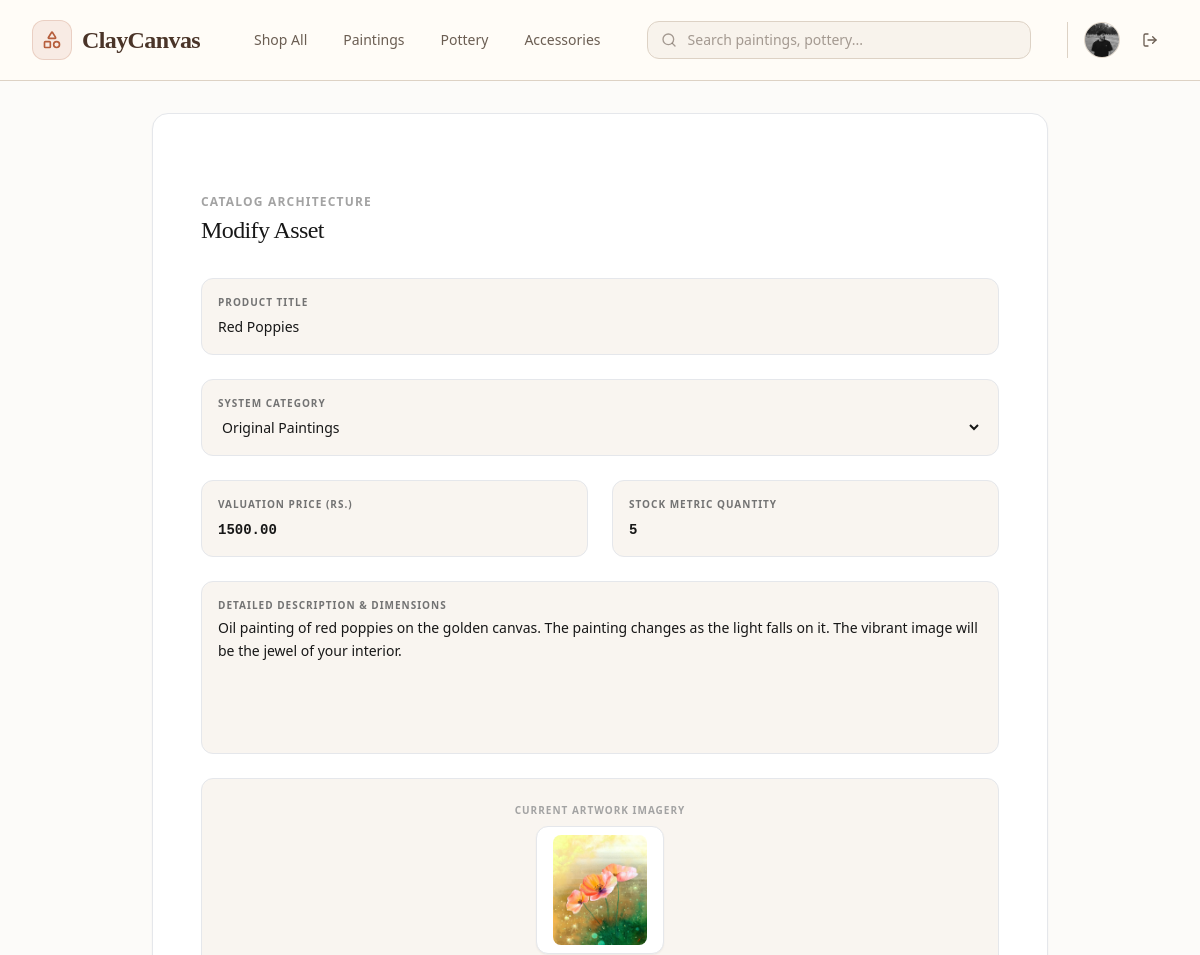
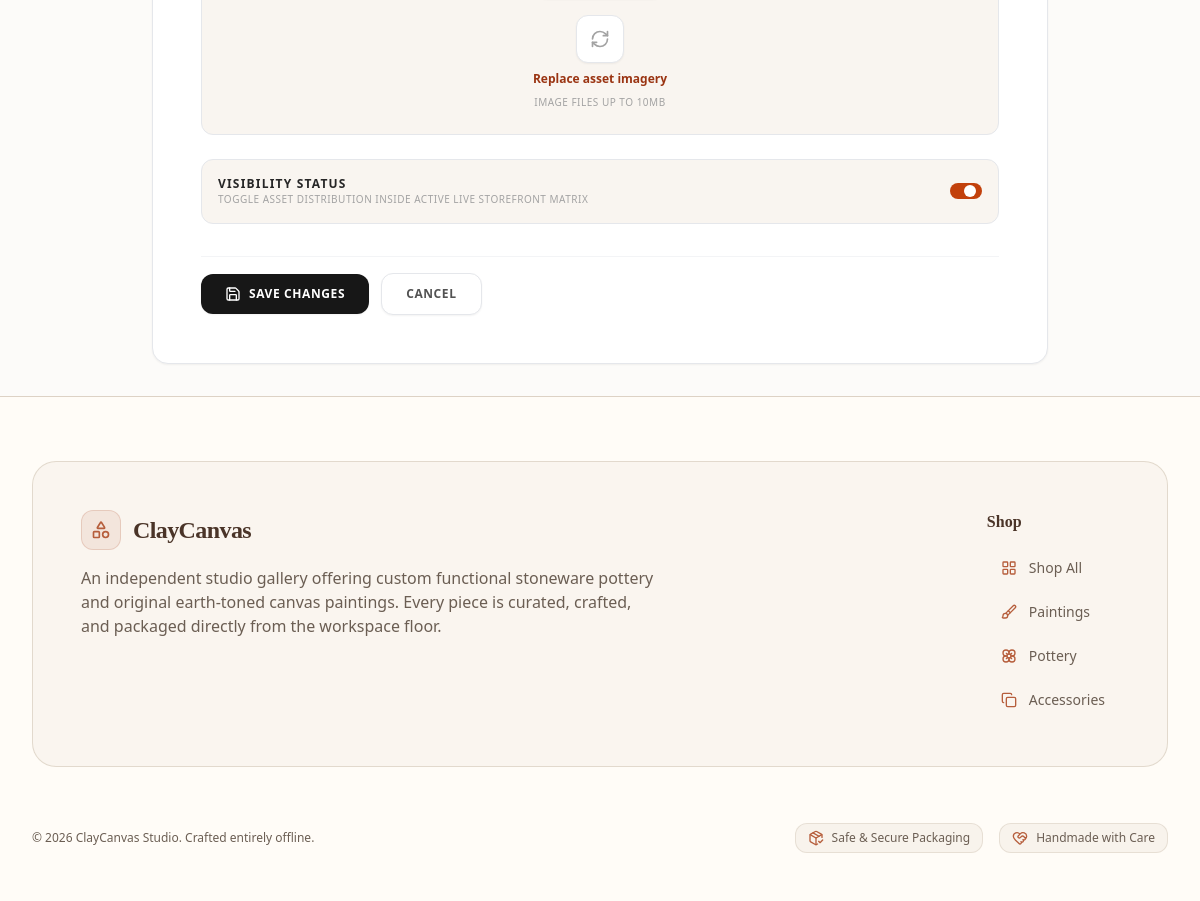
/products/edit/2/ (signed in), run on the app's committed database (2 pictures, top to bottom).
### cc_app/models.py (models this page shows, shortened)
class User(AbstractUser):
    phone = models.CharField(max_length=20, blank=True)
    address = models.TextField(blank=True)
    profile_picture = models.ImageField(upload_to='images/user/', blank=True, null=True)

class Product(models.Model):
    class Category(models.TextChoices):
        PAINTINGS = 'paintings', 'Original Paintings'
        POTTERY = 'pottery', 'Handmade Pottery'
        CERAMICS = 'ceramics', 'Sculptures & Ceramics'
        PRINTS = 'prints', 'Canvas & Fine Art Prints'
        ACCESSORIES = 'accessories', 'Art Supplies & Displays'
    name = models.CharField(max_length=255)
    category = models.CharField(max_length=30, choices=Category.choices)
    description = models.TextField(help_text="Detailed description of the artwork, dimensions, and materials used.")
    price = models.DecimalField(max_digits=10, decimal_places=2)
    stock = models.PositiveIntegerField(default=1, help_text="Set to 1 for unique, original one-off masterworks.")
    product_image = models.ImageField(upload_to='images/products/')
    is_active = models.BooleanField(default=True)
    created_at = models.DateTimeField(auto_now_add=True)

### cc_app/views/products_view.py (the view, shortened to what this page needs)
# urls.py: path('products/edit/<int:product_id>/', edit_product_view, name='edit_product'),
@login_required
def edit_product_view(request, product_id):
    product = Product.objects.get(id=product_id)
    if not request.user.is_staff:
        messages.error(request, "You do not have permission to edit products.")
        return redirect('/')
    if not product:
        messages.error(request, "Product not found.")
        return redirect('/dashboard/admin/?section=product-management')
    errors = {}
    return render(request, 'main/edit_products_page.html', {'product': product})

### cc_app/templates/main/edit_products_page.html (shortened to what this page needs)
<!DOCTYPE html>
<html lang="en">
<head>
    {% load static %}
    <link href="{% static 'css/styles.css' %}" rel="stylesheet" />
</head>
<body class="bg-[#fcfbf9] font-sans min-h-screen flex flex-col text-neutral-800">
    {% include 'components/_navbar.html' %}
    <main class="flex-grow flex items-center justify-center p-4 sm:p-6 lg:p-8">
        <form method="POST" enctype="multipart/form-data" class="w-full max-w-4xl bg-white border border-gray-200 rounded-2xl overflow-hidden shadow-sm p-8 lg:p-12 space-y-8">
            <div>
                <h2 class="text-xs font-bold uppercase tracking-widest text-neutral-400 mb-1">Catalog Architecture</h2>
                <h1 class="text-2xl font-serif font-normal text-neutral-900 tracking-tight">Modify Asset</h1>
            </div>
            <div class="grid grid-cols-1 md:grid-cols-2 gap-6">
                <div class="space-y-6 md:col-span-2">
                    <div class="bg-[#f9f5f0] border border-gray-200 p-4 rounded-xl focus-within:border-orange-700 transition-colors">
                        <label for="id_name" class="text-[10px] font-bold uppercase tracking-widest text-neutral-500 block mb-1">Product Title</label>
                        <input type="text" id="id_name" name="name" {% if data %} value="{{ data.name }}" {% else %} value="{{ product.name }}" {% endif %} maxlength="255" placeholder="e.g. Whispering Sands Ceramic Vase" class="w-full bg-transparent text-sm font-medium text-neutral-900 focus:outline-none placeholder-neutral-400">
                    </div>
                </div>
                <div class="bg-[#f9f5f0] border border-gray-200 p-4 rounded-xl focus-within:border-orange-700 transition-colors md:col-span-2">
                    <label for="id_category" class="text-[10px] font-bold uppercase tracking-widest text-neutral-500 block mb-1">System Category</label>
                    <select id="id_category" name="category" class="w-full bg-transparent text-sm font-medium text-neutral-900 focus:outline-none cursor-pointer">
                        <option value="paintings" {% if data %} {% if data.category == 'paintings' %}selected{% endif %} {% else %} {% if product.category == 'paintings' %}selected{% endif %} {% endif %} class="bg-white text-neutral-900">Original Paintings</option>
                    </select>
                </div>
                <div class="bg-[#f9f5f0] border border-gray-200 p-4 rounded-xl focus-within:border-orange-700 transition-colors">
                    <label for="id_price" class="text-[10px] font-bold uppercase tracking-widest text-neutral-500 block mb-1">Valuation Price (Rs.)</label>
                    <input type="number" id="id_price" name="price" step="0.01" min="0" {% if data %} value="{{ data.price }}" {% else %} value="{{ product.price|stringformat:".2f" }}" {% endif %} placeholder="0.00" class="w-full bg-transparent text-sm font-semibold text-neutral-900 focus:outline-none placeholder-neutral-400 font-mono">
                </div>
                <div class="bg-[#f9f5f0] border border-gray-200 p-4 rounded-xl focus-within:border-orange-700 transition-colors">
                    <label for="id_stock" class="text-[10px] font-bold uppercase tracking-widest text-neutral-500 block mb-1">Stock Metric Quantity</label>
                    <input type="number" id="id_stock" name="stock" min="0" {% if data %} value="{{ data.stock }}" {% else %} value="{{ product.stock }}" {% endif %} placeholder="1" class="w-full bg-transparent text-sm font-semibold text-neutral-900 focus:outline-none placeholder-neutral-400 font-mono">
                </div>
                <div class="space-y-6 md:col-span-2">
                    <div class="bg-[#f9f5f0] border border-gray-200 p-4 rounded-xl focus-within:border-orange-700 transition-colors">
                        <label for="id_description" class="text-[10px] font-bold uppercase tracking-widest text-neutral-500 block mb-1">Detailed Description & Dimensions</label>
                        <textarea id="id_description" name="description" rows="5" placeholder="Detailed description of the artwork, dimensions, and materials used." class="w-full bg-transparent text-sm font-medium text-neutral-900 focus:outline-none placeholder-neutral-400 resize-none leading-relaxed">{% if data %}{{ data.description }}{% else %}{{ product.description }}{% endif %}</textarea>
                    </div>
                </div>
                <div class="space-y-6 md:col-span-2">
                    <div class="bg-[#f9f5f0] border border-gray-200 p-6 rounded-xl flex flex-col items-center justify-center text-center group transition-colors relative">
                        <div class="space-y-4 w-full">
                            {% if product.product_image %}
                                <div class="flex flex-col items-center gap-2">
                                    <p class="text-[10px] font-bold uppercase tracking-widest text-neutral-400">Current Artwork Imagery</p>
                                    <div class="w-32 h-32 rounded-xl bg-white border border-gray-200 p-2 flex items-center justify-center overflow-hidden shadow-sm">
                                        <img src="{{ product.product_image.url }}" alt="{{ product.name }}" class="max-w-full max-h-full object-cover rounded-lg">
                                    </div>
                                </div>
                            {% endif %}
                            <div class="space-y-2">
                                <div class="w-12 h-12 rounded-xl bg-white border border-gray-200 flex items-center justify-center text-neutral-400 mx-auto group-hover:border-orange-700 transition-colors shadow-sm">
                                    <i data-lucide="refresh-cw" class="w-5 h-5"></i>
                                </div>
                                <div class="flex text-xs text-neutral-500 justify-center">
                                    <label for="id_product_image" class="relative cursor-pointer rounded-md font-semibold text-orange-800 hover:text-orange-900 focus-within:outline-none">
                                        <span>Replace asset imagery</span>
                                    </label>
                                </div>
                                <p class="text-[10px] text-neutral-400 uppercase tracking-wider">Image files up to 10MB</p>
                            </div>
                        </div>
                    </div>
                </div>
                <div class="md:col-span-2 bg-[#f9f5f0] border border-gray-200 p-4 rounded-xl flex items-center justify-between">
                    <div>
                        <label for="id_is_active" class="text-xs font-bold uppercase tracking-widest text-neutral-800 block">Visibility Status</label>
                        <p class="text-[10px] text-neutral-400 uppercase tracking-wider">Toggle asset distribution inside active live storefront matrix</p>
                    </div>
                    <label class="relative inline-flex items-center cursor-pointer">
                        <div class="w-8 h-4 bg-gray-200 peer-focus:outline-none rounded-full peer peer-checked:after:translate-x-full peer-checked:after:border-white after:content-[''] after:absolute after:top-[2px] after:left-[2px] after:bg-white after:rounded-full after:h-3 after:w-3 after:transition-all peer-checked:bg-orange-700"></div>
                    </label>
                </div>
            </div>
            <div class="flex items-center gap-3 pt-4 border-t border-gray-100">
                <button type="submit" class="flex-grow sm:flex-none bg-neutral-900 hover:bg-neutral-800 text-white font-semibold py-3 px-6 rounded-xl transition-colors flex items-center justify-center gap-2 text-xs uppercase tracking-wider shadow-sm">
                    <i data-lucide="save" class="w-4 h-4"></i>
                    Save Changes
                </button>
                <a href="/dashboard/admin/?section=product-management" class="flex-grow sm:flex-none bg-white hover:bg-neutral-50 text-neutral-600 font-semibold py-3 px-6 rounded-xl transition-colors flex items-center justify-center gap-2 text-xs uppercase tracking-wider border border-gray-200 shadow-sm">
                    Cancel
                </a>
            </div>
        </form>
    </main>
    {% include 'components/_footer.html' %}
</body>
</html>

### cc_app/templates/components/_navbar.html (shortened to what this page needs)
<nav class="bg-[#FFFCF7]/95 backdrop-blur-md border-b border-[#DDD2C5] sticky top-0 z-50 shadow-xs">
    <div class="max-w-7xl mx-auto px-4 sm:px-6 lg:px-8">
        <div class="flex justify-between h-20 items-center gap-4">
            <div class="flex items-center gap-8 lg:gap-10">
                <a href="/" class="flex-shrink-0 flex items-center gap-2.5 group">
                    <div class="w-10 h-10 rounded-xl bg-[#B65E3C]/10 border border-[#B65E3C]/20 flex items-center justify-center text-[#B65E3C] group-hover:bg-[#B65E3C] group-hover:text-[#FFFCF7] transition-all duration-300">
                        <i data-lucide="shapes" class="w-5 h-5"></i>
                    </div>
                    <span class="text-2xl font-serif font-bold text-[#4A3428] tracking-tight">ClayCanvas</span>
                </a>
                <div class="hidden md:flex items-center space-x-1 lg:space-x-2 font-medium">
                    <a href="/products/" class="{% if request.path == '/products/' and not request.GET.category %}text-[#B65E3C] bg-[#B65E3C]/10 font-semibold{% else %}text-[#6B5E53] hover:text-[#B65E3C] hover:bg-[#F8F3EC]{% endif %} px-3.5 py-2 rounded-xl text-sm transition-all duration-200">Shop All</a>
                    <a href="/products/?category=paintings" class="{% if request.GET.category == 'paintings' %}text-[#B65E3C] bg-[#B65E3C]/10 font-semibold{% else %}text-[#6B5E53] hover:text-[#B65E3C] hover:bg-[#F8F3EC]{% endif %} px-3.5 py-2 rounded-xl text-sm transition-all duration-200">Paintings</a>
                    <a href="/products/?category=pottery" class="{% if request.GET.category == 'pottery' %}text-[#B65E3C] bg-[#B65E3C]/10 font-semibold{% else %}text-[#6B5E53] hover:text-[#B65E3C] hover:bg-[#F8F3EC]{% endif %} px-3.5 py-2 rounded-xl text-sm transition-all duration-200">Pottery</a>
                    <a href="/products/?category=accessories" class="{% if request.GET.category == 'accessories' %}text-[#B65E3C] bg-[#B65E3C]/10 font-semibold{% else %}text-[#6B5E53] hover:text-[#B65E3C] hover:bg-[#F8F3EC]{% endif %} px-3.5 py-2 rounded-xl text-sm transition-all duration-200">Accessories</a>
                </div>
            </div>
            <div class="hidden sm:block flex-1 max-w-md mx-4">
                <form action="/products/" method="GET" class="relative m-0">
                    <div class="absolute inset-y-0 left-0 pl-3.5 flex items-center pointer-events-none text-[#6B5E53]/60">
                    </div>
                    <input type="text" name="q" value="{{ request.GET.q|default:'' }}" placeholder="Search paintings, pottery..." class="block w-full pl-10 pr-4 py-2 border border-[#DDD2C5] rounded-xl bg-[#F8F3EC] text-sm text-[#4A3428] placeholder-[#6B5E53]/60 focus:outline-none focus:border-[#B65E3C] focus:bg-[#FFFCF7] focus:ring-2 focus:ring-[#B65E3C]/20 transition-all duration-200">
                </form>
            </div>
            <div class="flex items-center gap-2 sm:gap-3">
                {% if user.is_authenticated %}
                    <div class="flex items-center gap-3 border-l border-[#DDD2C5] pl-3 sm:pl-4 ml-1">
                        <a href="/profile/" class="block h-9 w-9 rounded-full overflow-hidden border border-[#DDD2C5] bg-[#F8F3EC] hover:border-[#B65E3C] transition-all duration-200 focus:outline-none shadow-xs">
                            {% if user.profile_picture %}
                                <img src="{{ user.profile_picture.url }}" alt="{{ user.username }}" class="h-full w-full object-cover">
                            {% else %}
                                <div class="h-full w-full flex items-center justify-center text-[#B65E3C] font-semibold text-xs bg-[#B65E3C]/10">
                                    {{ user.username|slice:":1"|upper }}
                                </div>
                            {% endif %}
                        </a>
                        <a href="/logout/" class="w-9 h-9 rounded-xl flex items-center justify-center text-[#6B5E53] hover:text-[#B4473A] hover:bg-[#B4473A]/10 transition-all duration-200" title="Logout">
                            <i data-lucide="log-out" class="w-4 h-4"></i>
                        </a>
                    </div>
                {% endif %}
            </div>
        </div>
    </div>
</nav>

### data on the page
User: profile_picture (picture)
Product: name "Red Poppies", category "Original Paintings", price "1500.00", stock "5", description "Oil painting of red poppies on the golden canvas. The painting changes as the light falls on it. The vibrant image will be the jewel of your interior.", product_image (picture)
